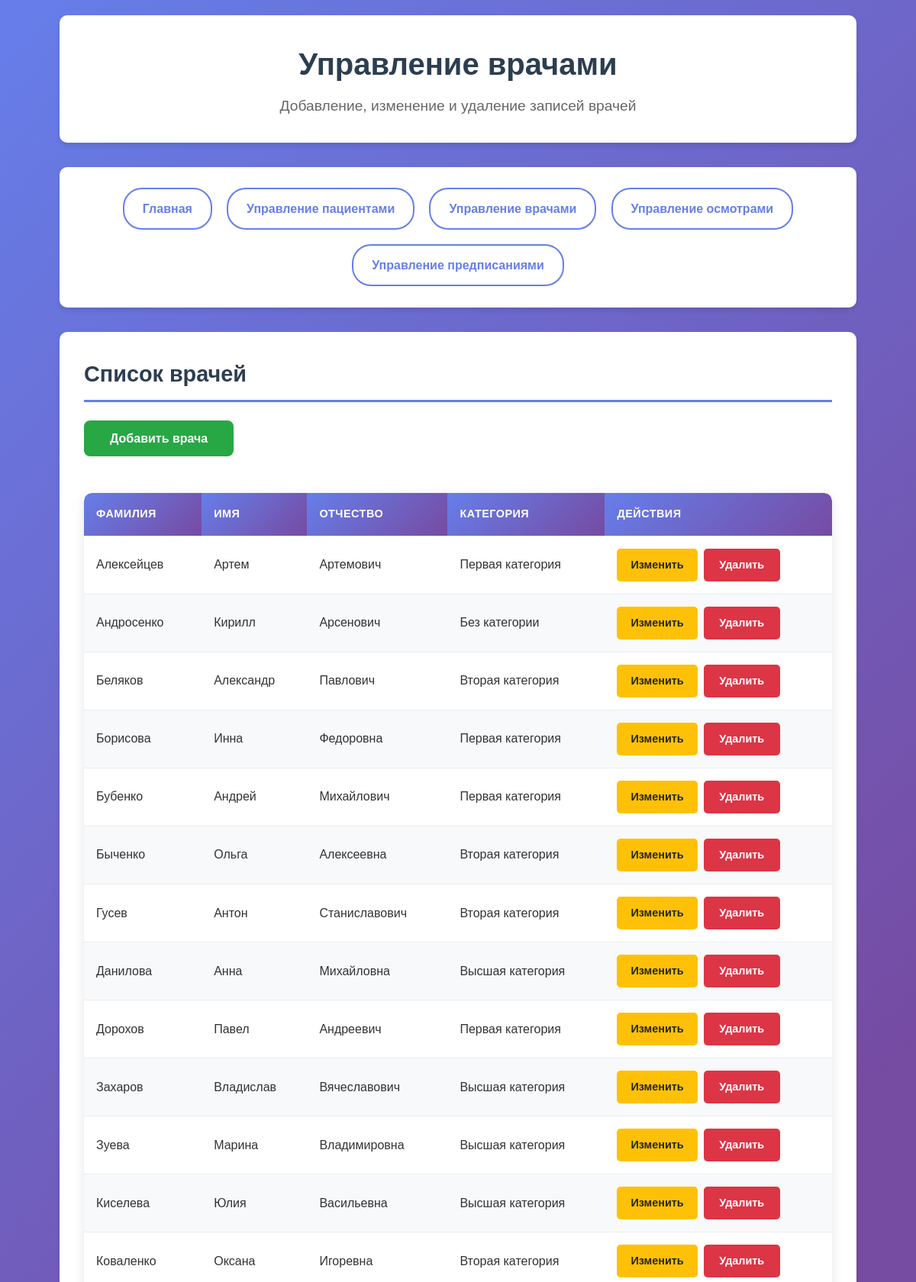
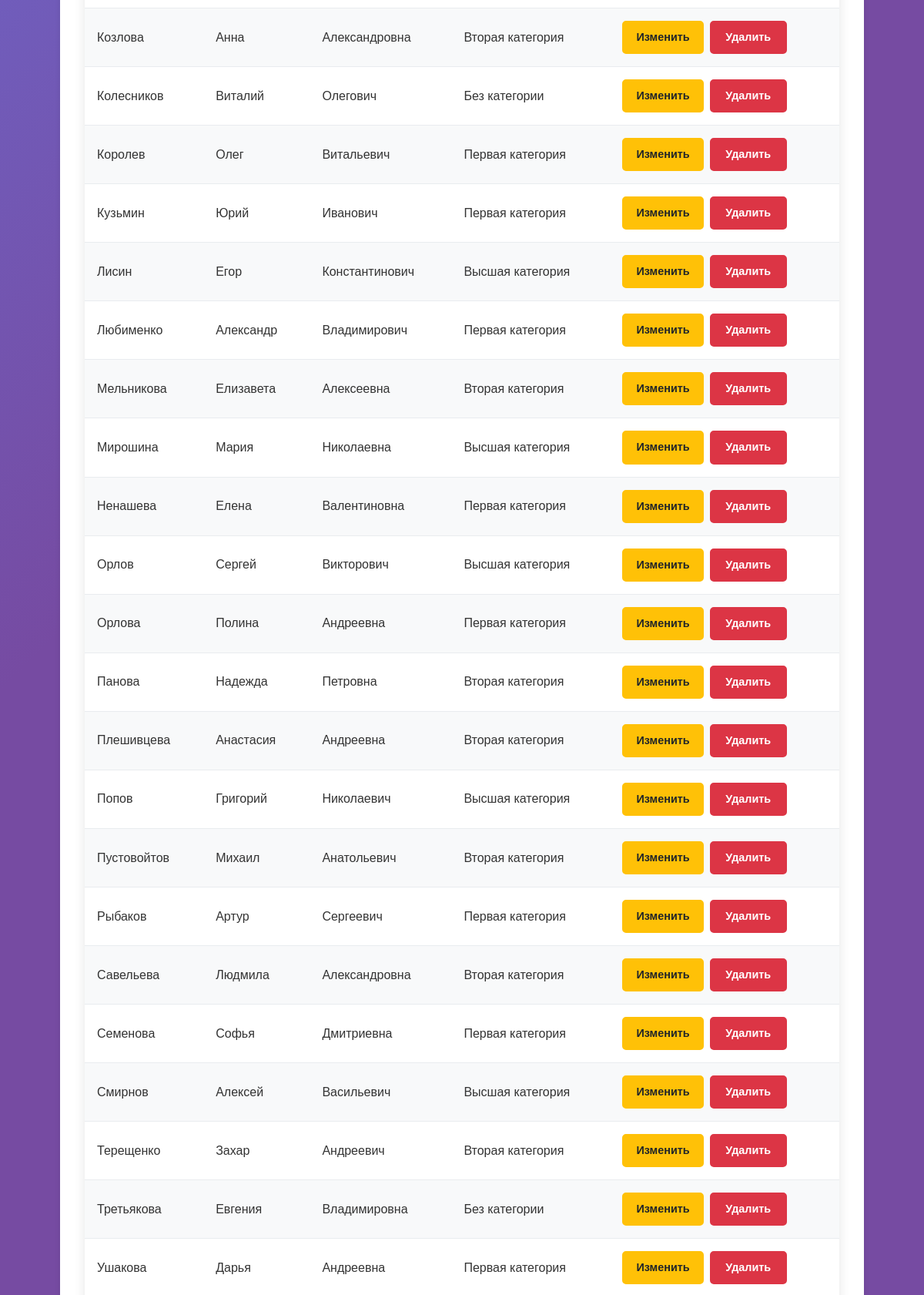
Page /doctor_manage.php (upper part) on the committed database (2 pictures, top to bottom).
### tables this page shows
CREATE TABLE `Doctor` (
  `IND` int(11) UNSIGNED NOT NULL,
  `Surname` varchar(255) NOT NULL,
  `Name` varchar(255) NOT NULL,
  `Patronymic` varchar(255) NOT NULL,
  `Category` int(11) UNSIGNED DEFAULT NULL
);

CREATE TABLE `Category` (
  `IND` int(11) UNSIGNED NOT NULL,
  `Naiming` varchar(255) NOT NULL
);

### doctor_manage.php (the view, shortened to what this page needs)
<?php
$conn = new mysqli("localhost", "root", "", "med_coop");
?>
<!DOCTYPE html>
<html lang="ru">
<head>
    <link rel="stylesheet" href="style.css?v=<?php echo time(); ?>">
</head>
<body>
    <div class="container">
        <header class="header">
            <h1>Управление врачами</h1>
            <p>Добавление, изменение и удаление записей врачей</p>
        </header>
        <nav class="nav-menu">
            <ul class="main-nav">
                <li><a href="index.php">Главная</a></li>
                <li><a href="patient_manage.php">Управление пациентами</a></li>
                <li><a href="doctor_manage.php" class="nav-active">Управление врачами</a></li>
                <li><a href="checkup_manage.php">Управление осмотрами</a></li>
                <li><a href="prescription_manage.php">Управление предписаниями</a></li>
            </ul>
        </nav>
        <section class="content-section">
            <h2>Список врачей</h2>
            <div class="button-container">
                <button class="btn-add" id="showFormBtn">Добавить врача</button>
            </div>
            <div class="table-container">
                <table class="data-table">
                    <thead>
                        <tr>
                            <th>Фамилия</th>
                            <th>Имя</th>
                            <th>Отчество</th>
                            <th>Категория</th>
                            <th>Действия</th>
                        </tr>
                    </thead>
                    <tbody>
                        <?php
                        if ($conn->connect_error) {
                            echo "<tr><td colspan='5' class='error-msg'>Ошибка подключения к базе данных</td></tr>";
                        } else {
                            $sql = "SELECT d.*, c.Naiming as CategoryName
                                   FROM Doctor d
                                   LEFT JOIN Category c ON d.Category = c.IND
                                   ORDER BY d.Surname, d.Name";
                            $result = $conn->query($sql);
                            if ($result->num_rows > 0) {
                                while($row = $result->fetch_assoc()) {
                                    $category = $row['CategoryName'] ? $row['CategoryName'] : 'Без категории';
                                    echo "<tr>
                                        <td>{$row['Surname']}</td>
                                        <td>{$row['Name']}</td>
                                        <td>{$row['Patronymic']}</td>
                                        <td>{$category}</td>
                                        <td>
                                            <div class='action-buttons'>
                                                <a href='doctor_edit.php?id={$row['IND']}' class='btn btn-edit'>Изменить</a>
                                                <a href='doctor_delete.php?id={$row['IND']}' class='btn btn-delete' onclick='return confirm(\"Удалить врача {$row['Surname']} {$row['Name']}?\")'>Удалить</a>
                                            </div>
                                        </td>
                                    </tr>";
                                }
                            } else {
                                echo "<tr><td colspan='5' class='no-data'>Нет данных о врачах</td></tr>";
                            }
                        }
                        ?>
                    </tbody>
                </table>
            </div>
        </section>
    </div>
</body>
</html>

### style.css (style rules this page uses)
* { margin: 0; padding: 0; box-sizing: border-box; }
body { font-family: 'Arial', sans-serif; line-height: 1.6; background: linear-gradient(135deg, #667eea 0%, #764ba2 50%); background-attachment: fixed; color: #333; min-height: 100vh; padding: 20px; }
.container { width: 90%; max-width: 1400px; margin: 0 auto; }
.header { background: white; padding: 2rem; text-align: center; border-radius: 10px; margin-bottom: 2rem; box-shadow: 0 4px 6px rgba(0,0,0,0.1); }
.header h1 { font-size: 2.5rem; margin-bottom: 0.5rem; color: #2c3e50; }
.header p { font-size: 1.2rem; color: #666; }
.nav-menu { background: white; padding: 1.5rem; border-radius: 10px; margin-bottom: 2rem; box-shadow: 0 4px 6px rgba(0,0,0,0.1); }
.main-nav { list-style: none; display: flex; flex-wrap: wrap; gap: 0.8rem; justify-content: center; }
.main-nav li { margin: 0.2rem; }
.main-nav a { text-decoration: none; color: #667eea; padding: 0.8rem 1.5rem; border: 2px solid #667eea; border-radius: 25px; font-weight: 600; background: white; display: block; transition: all 0.2s ease; }
.nav-active { background: #667eea; color: white; }
.content-section { background: white; padding: 2rem; border-radius: 10px; margin-bottom: 2rem; box-shadow: 0 4px 6px rgba(0,0,0,0.1); }
.content-section h2 { color: #2c3e50; margin-bottom: 1.5rem; border-bottom: 3px solid #667eea; padding-bottom: 0.7rem; font-size: 1.8rem; }
.table-container { overflow-x: auto; margin: 1.5rem 0; border-radius: 10px; box-shadow: 0 4px 15px rgba(0,0,0,0.1); }
.data-table { width: 100%; border-collapse: collapse; background: white; border-radius: 10px; overflow: hidden; }
.data-table th, .data-table td { padding: 1rem; text-align: left; border-bottom: 1px solid #e9ecef; }
.data-table th { background: linear-gradient(135deg, #667eea 0%, #764ba2 100%); color: white; font-weight: 600; font-size: 0.9rem; text-transform: uppercase; letter-spacing: 0.5px; }
.data-table tr:nth-child(even) { background-color: #f8f9fa; }
.btn { padding: 0.8rem 1.5rem; border: none; border-radius: 8px; cursor: pointer; text-decoration: none; display: inline-flex; align-items: center; justify-content: center; font-size: 0.9rem; font-weight: 600; text-align: center; min-width: 100px; transition: all 0.2s ease; }
.btn-delete { background: #dc3545; color: white; border: 2px solid #dc3545; }
.action-buttons { display: flex; gap: 0.5rem; }

### doctor_manage.php (style rules this page uses)
.btn-add { background: #28a745; color: white; border: 2px solid #28a745; padding: 0.8rem 2rem; border-radius: 8px; cursor: pointer; font-size: 1rem; font-weight: 600; transition: all 0.2s ease; margin-bottom: 1.5rem; }
.btn-edit { background: #ffc107; color: #212529; border: 2px solid #ffc107; padding: 0.5rem 1rem; border-radius: 5px; text-decoration: none; font-size: 0.9rem; font-weight: 600; transition: all 0.2s ease; }
.btn-delete { background: #dc3545; color: white; border: 2px solid #dc3545; padding: 0.5rem 1rem; border-radius: 5px; text-decoration: none; font-size: 0.9rem; font-weight: 600; transition: all 0.2s ease; }
.action-buttons { display: flex; gap: 0.5rem; }
.button-container { display: flex; justify-content: flex-start; align-items: center; margin-bottom: 20px; }

### rows in the picture
doctor: Surname "Алексейцев", Name "Артем", Patronymic "Артемович", category.Naiming "Первая категория"
doctor: Surname "Андросенко", Name "Кирилл", Patronymic "Арсенович", category "Без категории"
doctor: Surname "Беляков", Name "Александр", Patronymic "Павлович", category.Naiming "Вторая категория"
doctor: Surname "Борисова", Name "Инна", Patronymic "Федоровна", category.Naiming "Первая категория"
doctor: Surname "Бубенко", Name "Андрей", Patronymic "Михайлович", category.Naiming "Первая категория"
doctor: Surname "Быченко", Name "Ольга", Patronymic "Алексеевна", category.Naiming "Вторая категория"
doctor: Surname "Гусев", Name "Антон", Patronymic "Станиславович", category.Naiming "Вторая категория"
doctor: Surname "Данилова", Name "Анна", Patronymic "Михайловна", category.Naiming "Высшая категория"
doctor: Surname "Дорохов", Name "Павел", Patronymic "Андреевич", category.Naiming "Первая категория"
doctor: Surname "Захаров", Name "Владислав", Patronymic "Вячеславович", category.Naiming "Высшая категория"
doctor: Surname "Зуева", Name "Марина", Patronymic "Владимировна", category.Naiming "Высшая категория"
doctor: Surname "Киселева", Name "Юлия", Patronymic "Васильевна", category.Naiming "Высшая категория"
doctor: Surname "Коваленко", Name "Оксана", Patronymic "Игоревна", category.Naiming "Вторая категория"
doctor: Surname "Козлова", Name "Анна", Patronymic "Александровна", category.Naiming "Вторая категория"
doctor: Surname "Колесников", Name "Виталий", Patronymic "Олегович", category "Без категории"
doctor: Surname "Королев", Name "Олег", Patronymic "Витальевич", category.Naiming "Первая категория"
doctor: Surname "Кузьмин", Name "Юрий", Patronymic "Иванович", category.Naiming "Первая категория"
doctor: Surname "Лисин", Name "Егор", Patronymic "Константинович", category.Naiming "Высшая категория"
doctor: Surname "Любименко", Name "Александр", Patronymic "Владимирович", category.Naiming "Первая категория"
doctor: Surname "Мельникова", Name "Елизавета", Patronymic "Алексеевна", category.Naiming "Вторая категория"
doctor: Surname "Мирошина", Name "Мария", Patronymic "Николаевна", category.Naiming "Высшая категория"
doctor: Surname "Ненашева", Name "Елена", Patronymic "Валентиновна", category.Naiming "Первая категория"
doctor: Surname "Орлов", Name "Сергей", Patronymic "Викторович", category.Naiming "Высшая категория"
doctor: Surname "Орлова", Name "Полина", Patronymic "Андреевна", category.Naiming "Первая категория"
doctor: Surname "Панова", Name "Надежда", Patronymic "Петровна", category.Naiming "Вторая категория"
doctor: Surname "Плешивцева", Name "Анастасия", Patronymic "Андреевна", category.Naiming "Вторая категория"
doctor: Surname "Попов", Name "Григорий", Patronymic "Николаевич", category.Naiming "Высшая категория"
doctor: Surname "Пустовойтов", Name "Михаил", Patronymic "Анатольевич", category.Naiming "Вторая категория"
doctor: Surname "Рыбаков", Name "Артур", Patronymic "Сергеевич", category.Naiming "Первая категория"
doctor: Surname "Савельева", Name "Людмила", Patronymic "Александровна", category.Naiming "Вторая категория"
doctor: Surname "Семенова", Name "Софья", Patronymic "Дмитриевна", category.Naiming "Первая категория"
doctor: Surname "Смирнов", Name "Алексей", Patronymic "Васильевич", category.Naiming "Высшая категория"
doctor: Surname "Терещенко", Name "Захар", Patronymic "Андреевич", category.Naiming "Вторая категория"
doctor: Surname "Третьякова", Name "Евгения", Patronymic "Владимировна", category "Без категории"
doctor: Surname "Ушакова", Name "Дарья", Patronymic "Андреевна", category.Naiming "Первая категория"
